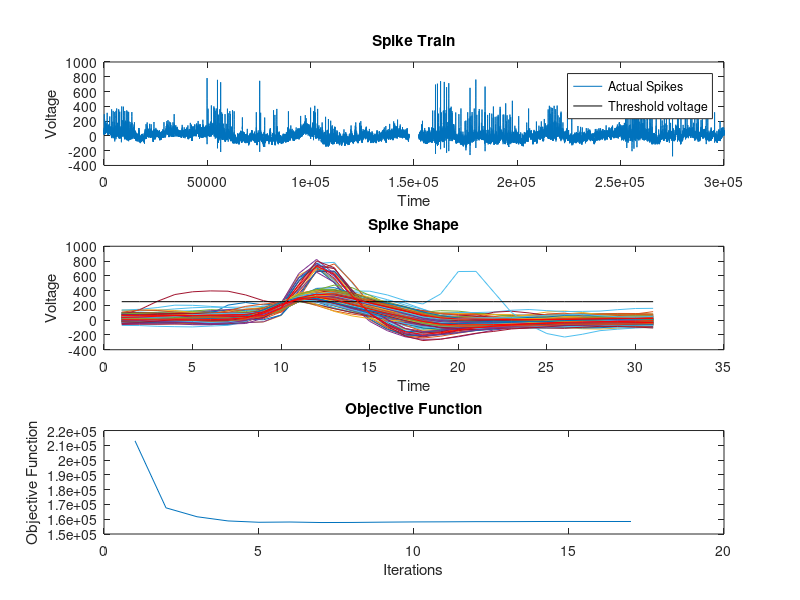
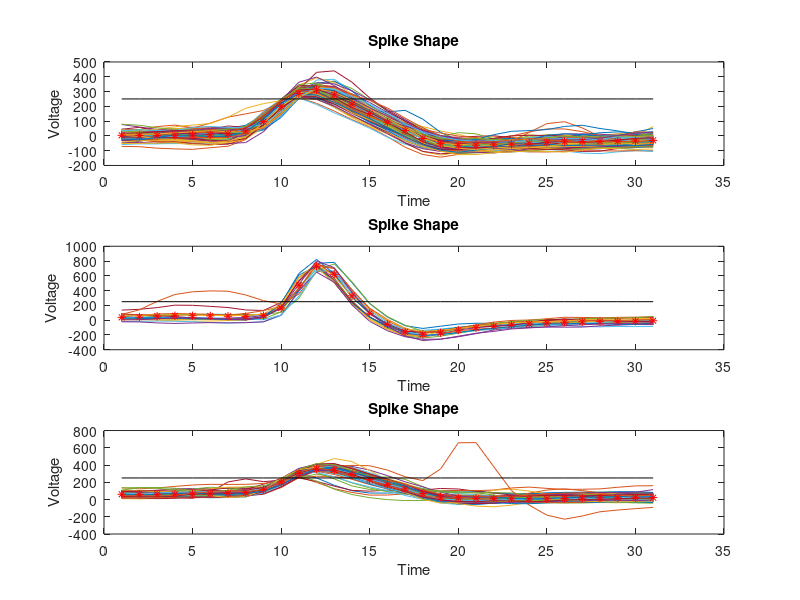

Here is the MATLAB script that generated these plots, in order:
load ps5_data.mat

% Same code used for question 3 - 5 . Generated the results by changing
% just the initial data set

%  For Problem 3
% mean_vectors = InitTwoClusters_1;

% For Problem 4
% mean_vectors = InitTwoClusters_2;

% For Problem 5a
% mean_vectors = InitThreeClusters_1;

% For Problem 5b
mean_vectors = InitThreeClusters_2;

SAMPLE_LENGTH = 31;
PREV_SAMPLES = 10;
AFTER_SAMPLES = SAMPLE_LENGTH - PREV_SAMPLES - 1;

NUM_OF_CLUSTERS = size(mean_vectors, 2);
DIMENSIONALITY = size(mean_vectors, 1);

x = RealWaveform;
f_0 = 30000; % sampling rate of waveform (Hz)
f_stop = 250; % stop frequency (Hz)
f_Nyquist = f_0/2; % the Nyquist limit
n = length(x);
f_all = linspace(-f_Nyquist,f_Nyquist,n);
desired_response = ones(n,1);
desired_response(abs(f_all)<=f_stop) = 0;
x_filtered = real(fftshift(ifft(fft(x.*fftshift(desired_response)))));

subplot(3,1,1);
plot(x_filtered);
hold on
V_th  = ones(size(x_filtered,1),1).*250;
plot(V_th,'k');
xlabel('Time');
ylabel('Voltage');
title('Spike Train');
legend('Actual Spikes', 'Threshold voltage');

x_filtered_shifted = [0; x_filtered(1:size(x_filtered, 1) -1)];
above_th_locs = find((x_filtered > V_th) & (x_filtered_shifted < V_th));
snippets = zeros(SAMPLE_LENGTH, size(above_th_locs, 1));
for i=1:size(above_th_locs,1)
    snippets(:,i) = x_filtered(above_th_locs(i)-PREV_SAMPLES:above_th_locs(i)+AFTER_SAMPLES);
end
save snippets.mat snippets
subplot(3,1,2);
for i=1:size(above_th_locs,1)
    plot(snippets(:,i));
    hold on
end
plot(V_th(1:SAMPLE_LENGTH),'k');
hold on
xlabel('Time');
ylabel('Voltage');
title('Spike Shape');

NUM_OF_POINTS = size(snippets, 2);

r = zeros(NUM_OF_CLUSTERS, NUM_OF_POINTS);

J = [];

iter_count = 0;
while(1)
    iter_count = iter_count + 1;
    % E Step
    dist = zeros(NUM_OF_CLUSTERS, NUM_OF_POINTS);
    for i=1:NUM_OF_CLUSTERS
        for j=1:NUM_OF_POINTS
            dist(i, j) = sum(abs(mean_vectors(:,i) - snippets(:, j)));
        end
    end
%     dist = pdist2(mean_vectors', snippets');
    for j=1:NUM_OF_CLUSTERS
        r(j, :) = dist(j, :) == min(dist);
    end


    % M Step
    for i=1:NUM_OF_CLUSTERS
        numer = zeros(DIMENSIONALITY, 1);
        denom = 0;
        for j=1:NUM_OF_POINTS
            numer = numer + snippets(:, j).*r(i,j);
            denom = denom + r(i, j);
        end
        mean_vectors(:, i) = numer ./ denom;
    end

    % Computing J
    J_iter = 0;
    for i=1:NUM_OF_POINTS
        for j=1:NUM_OF_CLUSTERS
%             J_iter = J_iter + norm(snippets(:,i) - mean_vectors(:,j)) .* r(j, i);
            J_iter = J_iter + sum(abs(mean_vectors(:,j) - snippets(:, i))) .* r(j, i);
        end
    end
    J = [J;J_iter];
    if iter_count ~= 1 && (J_iter == J(iter_count - 1))
        break;
    end
%     if iter_count >= 100
%         break;
%     end
end

for i=1:NUM_OF_CLUSTERS
    plot(mean_vectors(:, i), 'r');
    hold on
end

subplot(3,1,3);
plot(J);
xlabel('Iterations');
ylabel('Objective Function');
title('Objective Function');

figure;
for i=1:size(above_th_locs,1)
    subplot(NUM_OF_CLUSTERS, 1, find(r(:,i)))
    plot(snippets(:,i));
    hold on
end
for i=1:NUM_OF_CLUSTERS
    subplot(NUM_OF_CLUSTERS, 1, i);
    plot(mean_vectors(:,i), 'r*');
    hold on
    xlabel('Time');
    ylabel('Voltage');
    title('Spike Shape');
    plot(V_th(1:SAMPLE_LENGTH),'k');
    hold on
    xlabel('Time');
    ylabel('Voltage');
    title('Spike Shape');
end
